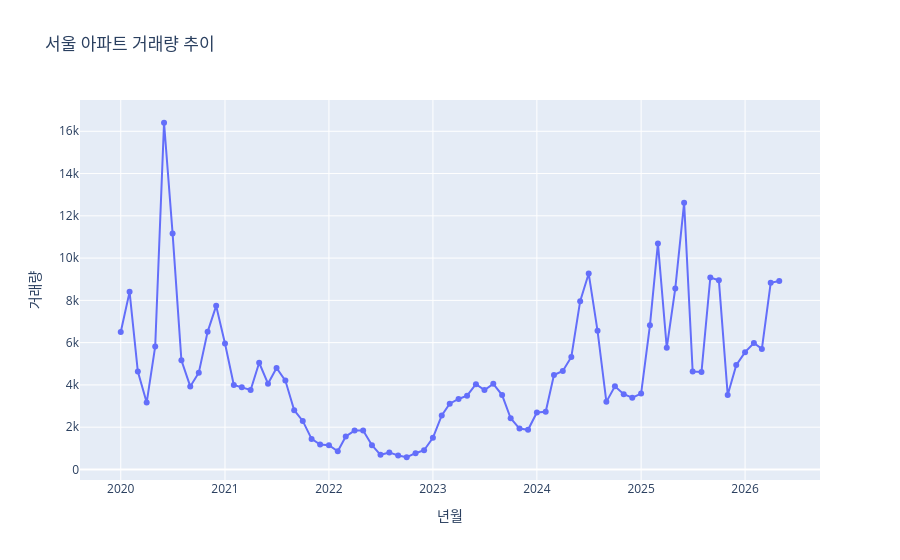

Notebook code cell kept with this figure:
### Markdown cell above
## 2. EDA

### Code cell
fig = px.line(
    df,
    x="년월",
    y="거래량",
    title="서울 아파트 거래량 추이",
    markers=True
)

fig.update_layout(
    xaxis_title="년월",
    yaxis_title="거래량",
    hovermode="x unified"
)

fig.show()
